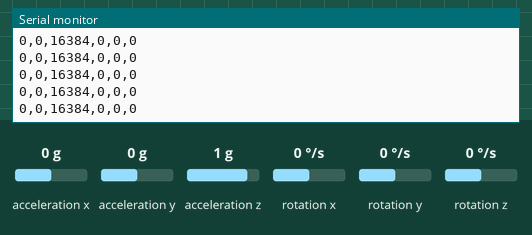
This sketch was run on a simulated Arduino Uno, built with avr-gcc and run on an emulated ATmega328P. Parts: the last lines printed to the serial monitor. Wiring (inferred from the names in the program): MPU-6050 motion sensor at I2C address 0x68. The inputs (shaded band) are chosen by the test bench; at power-on: acceleration x 0 g, acceleration y 0 g, acceleration z 1 g, rotation x 0 °/s, rotation y 0 °/s, rotation z 0 °/s.

Above: at 1.8 s.
1.9 s: acceleration x set to -1.4 g
At 2.9 s:
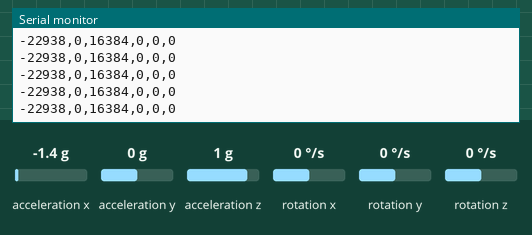
3.4 s: acceleration y set to -1.4 g
At 4.1 s:
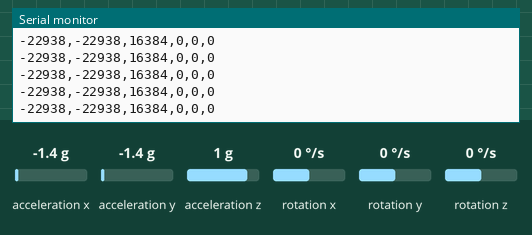
4.9 s: acceleration z set to -1.4 g
At 5.4 s:
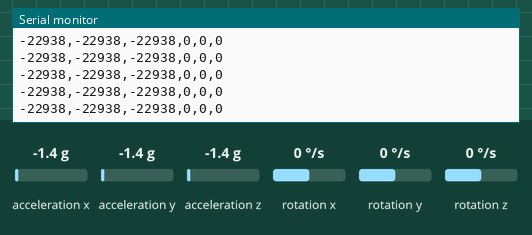

Measured:
- after the input at 1.9 s, the serial monitor: prints a new line at once (image 1)
- after the input at 3.4 s, the serial monitor: prints a new line at once (image 2)
- after the input at 4.9 s, the serial monitor: prints a new line at once (image 3)

The sketch:

MPU6050.ino
```cpp
#include <Wire.h>

#define MPU_ADDR 0x68
#define REG_SMPLRT_DIV 0x19
#define REG_CONFIG 0x1A
#define REG_GYRO_CONFIG 0x1B
#define REG_ACCEL_CONFIG 0x1C
#define REG_ACCEL_XOUT_H 0x3B
#define REG_PWR_MGMT_1 0x6B
#define REG_WHO_AM_I 0x75

const unsigned long BAUD_RATE = 500000;
const unsigned long SAMPLE_PERIOD_US = 2000;

int16_t ax, ay, az, gx, gy, gz;
unsigned long next_sample_time = 0;

void writeMPU(uint8_t reg, uint8_t value) {
  Wire.beginTransmission(MPU_ADDR);
  Wire.write(reg);
  Wire.write(value);
  Wire.endTransmission(true);
}

uint8_t readMPUReg(uint8_t reg) {
  Wire.beginTransmission(MPU_ADDR);
  Wire.write(reg);
  Wire.endTransmission(false);
  Wire.requestFrom(MPU_ADDR, (uint8_t)1, (uint8_t)true);
  if (Wire.available()) return Wire.read();
  return 0xFF;
}

bool readMPU6Axis() {
  Wire.beginTransmission(MPU_ADDR);
  Wire.write(REG_ACCEL_XOUT_H);
  if (Wire.endTransmission(false) != 0) return false;

  uint8_t n = Wire.requestFrom(MPU_ADDR, (uint8_t)14, (uint8_t)true);
  if (n != 14) return false;

  ax = (int16_t)((Wire.read() << 8) | Wire.read());
  ay = (int16_t)((Wire.read() << 8) | Wire.read());
  az = (int16_t)((Wire.read() << 8) | Wire.read());

  Wire.read();
  Wire.read();

  gx = (int16_t)((Wire.read() << 8) | Wire.read());
  gy = (int16_t)((Wire.read() << 8) | Wire.read());
  gz = (int16_t)((Wire.read() << 8) | Wire.read());

  return true;
}

void configureMPU6050() {
  writeMPU(REG_PWR_MGMT_1, 0x00);
  delay(100);
  writeMPU(REG_CONFIG, 0x03);
  writeMPU(REG_SMPLRT_DIV, 0x01);
  writeMPU(REG_GYRO_CONFIG, 0x00);
  writeMPU(REG_ACCEL_CONFIG, 0x00);
}

void setup() {
  Serial.begin(BAUD_RATE);
  Wire.begin();
  Wire.setClock(400000);
  delay(500);

  configureMPU6050();

  Serial.print("# WHO_AM_I=0x");
  Serial.println(readMPUReg(REG_WHO_AM_I), HEX);
  Serial.println("# ax,ay,az,gx,gy,gz");

  next_sample_time = micros();
}

void loop() {
  unsigned long now = micros();

  if ((long)(now - next_sample_time) >= 0) {
    next_sample_time += SAMPLE_PERIOD_US;

    if (readMPU6Axis()) {
      Serial.print(ax); Serial.print(',');
      Serial.print(ay); Serial.print(',');
      Serial.print(az); Serial.print(',');
      Serial.print(gx); Serial.print(',');
      Serial.print(gy); Serial.print(',');
      Serial.println(gz);
    }
  }
}
```
